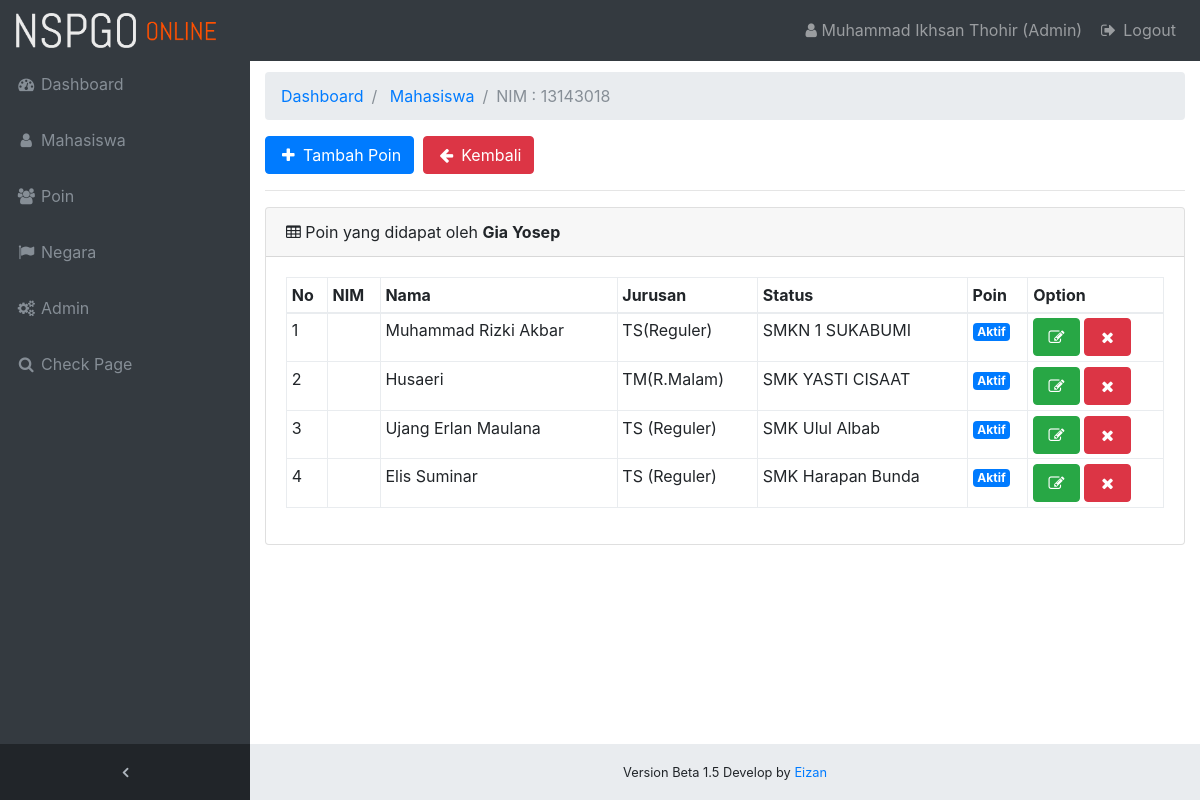
The page /admin/poin.php?mhs_nim=13143018 (signed in) on the database its author committed.
### tables this page shows
CREATE TABLE `tbl_mhs` (
  `mhs_id` int(11) NOT NULL,
  `mhs_nim` varchar(255) NOT NULL,
  `mhs_no_nspgo` varchar(255) NOT NULL,
  `mhs_nama` varchar(255) NOT NULL,
  `mhs_jurusan` varchar(255) NOT NULL,
  `mhs_kelas` varchar(255) NOT NULL,
  `mhs_semester` varchar(255) NOT NULL,
  `mhs_status` varchar(255) NOT NULL,
  `mhs_keterangan` text NOT NULL,
  `mhs_poin` int(11) NOT NULL
);

CREATE TABLE `tbl_poin` (
  `poin_id` int(11) NOT NULL,
  `poin_nim` varchar(255) NOT NULL,
  `mhs_nim` varchar(11) NOT NULL,
  `poin_nama` varchar(255) NOT NULL,
  `poin_kelas` varchar(255) NOT NULL,
  `poin_semester` varchar(255) NOT NULL,
  `poin_jurusan` varchar(255) NOT NULL,
  `poin_asal_sekolah` varchar(255) NOT NULL,
  `poin_status` varchar(255) NOT NULL,
  `poin_keterangan` text NOT NULL
);

### admin/poin.php (the view, shortened to what this page needs)
<?php
include '../include/header.php';
include '../include/nav.php';
require '../include/database.php';
?>
<?php
$mhs_nim = $_GET["mhs_nim"];
$sql_poin = "select * from tbl_poin where mhs_nim in (select mhs_nim from tbl_mhs where mhs_nim=$mhs_nim)";
$hasil_sql_poin = mysqli_query($conn,$sql_poin);
$sql_mhs = "SELECT mhs_nama FROM tbl_mhs WHERE mhs_nim = '$mhs_nim'";
$hasil_mhs = mysqli_fetch_assoc(mysqli_query($conn,$sql_mhs));
$no = 0;
?>
<ol class="breadcrumb">
	<li class="breadcrumb-item">
		<a href="index.php">Dashboard</a>
	</li>
	<li class="breadcrumb-item">
		<a href="table_mhs.php">Mahasiswa</a>
	</li>
	<li class="breadcrumb-item active">NIM : <?php echo $mhs_nim; ?></li>
</ol>
<a class="btn btn-primary" href="add_mhs_poin.php?mhs_nim=<?php echo $mhs_nim; ?>"><span class="fa fa-fw fa-plus"></span>&nbsp;Tambah Poin</a>&nbsp;
<a href="table_mhs.php" class="btn btn-danger"><span class="fa fa-fw fa-arrow-left"></span>&nbsp;Kembali</a>
<hr>
<div class="card mb-3">
	<div class="card-header">
		<i class="fa fa-table"></i>
		Poin yang didapat oleh&nbsp;<strong><?php echo $hasil_mhs['mhs_nama']; ?></strong>
	</div>
	<div class="card-body">
		<div class="table-responsive">
			<?php
			if (mysqli_num_rows($hasil_sql_poin)) {
			?>
			<table class="table table-bordered table-sm text-nowrap" width="100%" cellspacing="0">
				<thead>
					<tr>
						<th>No</th>
						<th>NIM</th>
						<th>Nama</th>
						<th>Jurusan</th>
						<th>Status</th>
						<th>Poin</th>
						<th>Option</th>
					</tr>
				</thead>
				<tbody>
					<?php
					foreach ($hasil_sql_poin as $row) {
						$no++
					?>
					<tr class="odd gradeX">
						<td><?php echo $no; ?></td>
						<td><?php echo $row["poin_nim"]; ?></td>
						<td><?php echo $row["poin_nama"]; ?></td>
						<td><?php echo $row["poin_jurusan"]; ?></td>
						<td><?php echo $row["poin_asal_sekolah"]; ?></td>
						<td class="center">
							<?php
							$status = $row["poin_status"];
							if ($status == "Aktif") {
								echo'<span class="badge badge-primary">'.$status.'</span>';
							} elseif ($status == "Tidak Aktif") {
								echo'<span class="badge badge-danger">'.$status.'</span>';
							} elseif ($status == "Dipakai") {
								echo'<span class="badge badge-info">'.$status.'</span>';
							}else {
								echo'<span class="badge badge-default">'.$status.'</span>';
							}
							?>
						</td>
						<td>
							<a class="btn btn-success" href="edit_mhs_poin.php?poin_id=<?php echo $row['poin_id']; ?>"><span class="fa fa-fw fa-edit"></span></a>
							<a class="btn btn-danger" data-toggle="modal" data-target="#deletePoinModal<?php echo $row['poin_id']; ?>" href=""><span class="fa fa-fw fa-remove"></span></a>
						</td>
					</tr>
					<?php
					}
					?>
				</tbody>
			</table>
			<?php
			}else{
			echo "<h3>Tidak ada Poin</h3>";
			}
			?>
		</div>
	</div>
</div>
<?php
include '../include/footer.php';
?>

### css/sb-admin.css (style rules this page uses)
html { position: relative; min-height: 100%; }
body { overflow-x: hidden; }
body.sticky-footer { margin-bottom: 56px; }
body.fixed-nav { padding-top: 56px; }

### rows shown on the page
tbl_mhs: mhs_nama "Gia Yosep"
tbl_poin: poin_nama "Muhammad Rizki Akbar", poin_jurusan "TS(Reguler)", poin_asal_sekolah "SMKN 1 SUKABUMI", poin_status "Aktif"
tbl_poin: poin_nama "Husaeri", poin_jurusan "TM(R.Malam)", poin_asal_sekolah "SMK YASTI CISAAT", poin_status "Aktif"
tbl_poin: poin_nama "Ujang Erlan Maulana", poin_jurusan "TS (Reguler)", poin_asal_sekolah "SMK Ulul Albab", poin_status "Aktif"
tbl_poin: poin_nama "Elis Suminar", poin_jurusan "TS (Reguler)", poin_asal_sekolah "SMK Harapan Bunda", poin_status "Aktif"

### other values the page prints
$_SESSION['nama'] "Muhammad Ikhsan Thohir"
$_SESSION['akses_level'] "Admin"
$mhs_nim "13143018"
